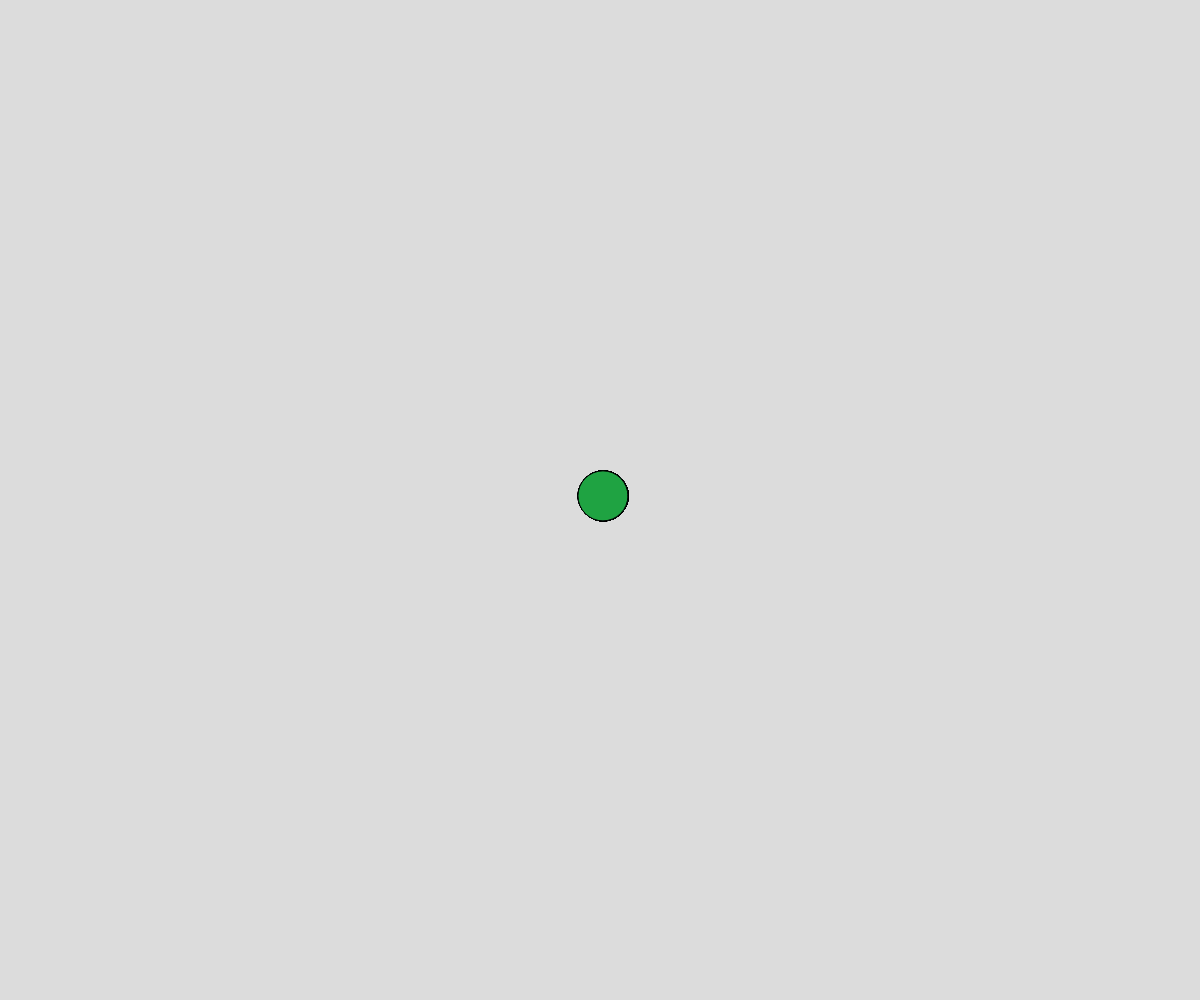
Frame 1 (no input)
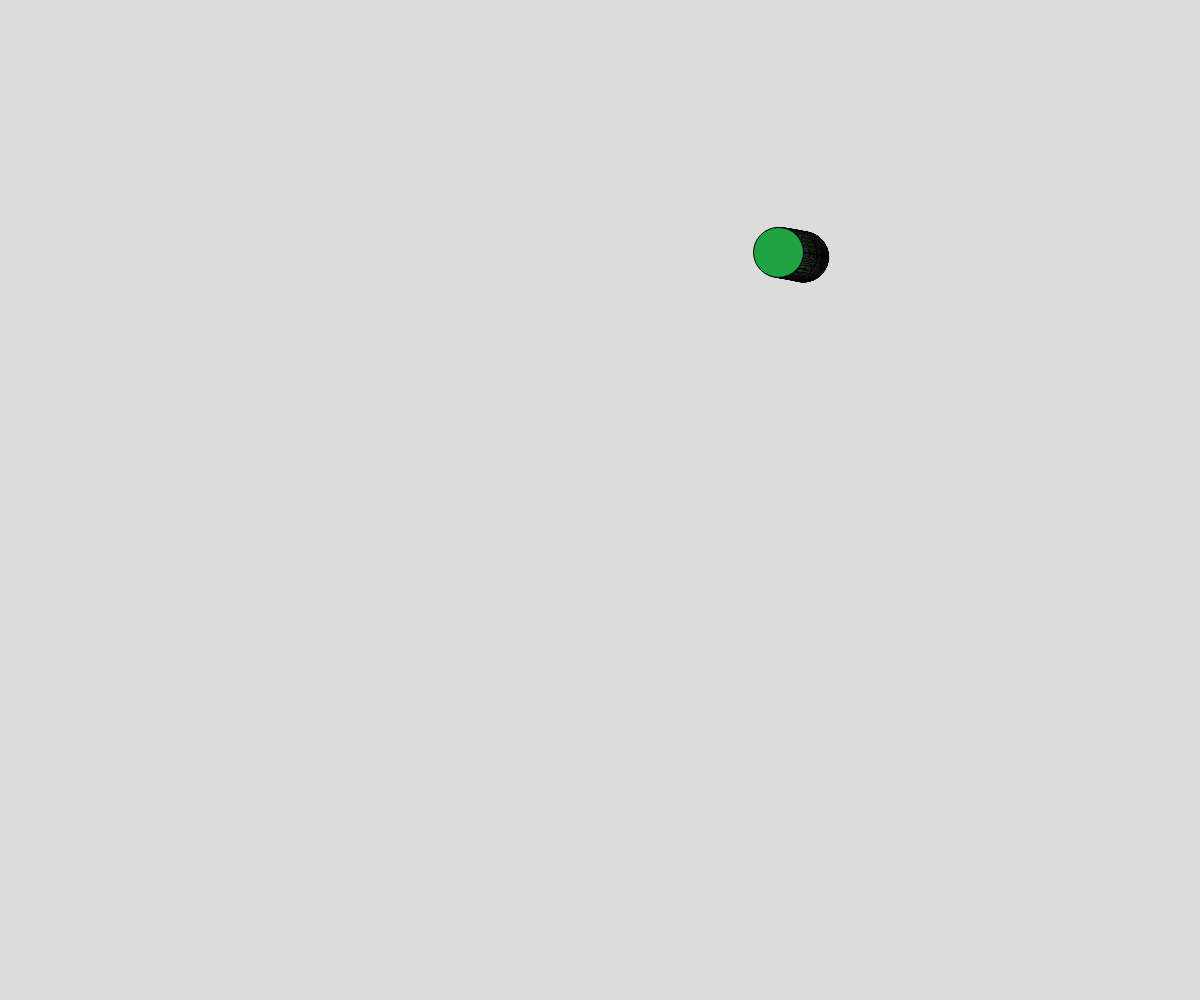
Frame 60 (no input)
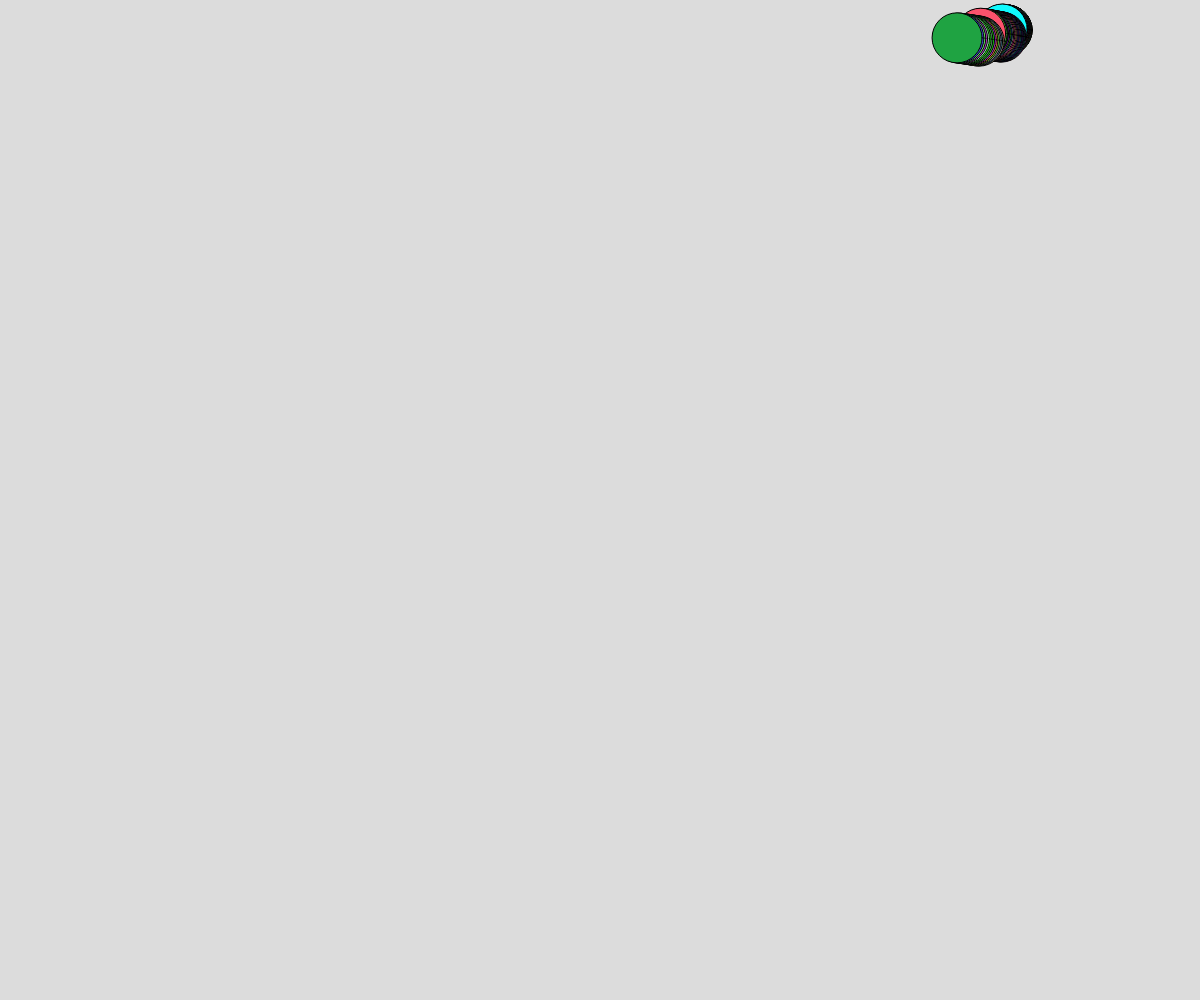
Frame 120 (the mouse pressed at the canvas centre since frame 60)

The p5.js sketch that drew these frames (run headless with seeded random() and noise() and a simulated clock; from frame 60 on, the mouse is pressed at the canvas centre):

// p5.js sketch
// ── sketch.js
let bouncyBalls = [];


function setup() {
  createCanvas(windowWidth, windowHeight);
  for(let i = 0; i < 50; i++) {
    let noiseInput = i/1000;
    let vX = map(noise(noiseInput),0,1,-10,10);
    let vY = map(noise(noiseInput+1e6),0,1,-10,10);
    bouncyBalls.push(new BouncyBall(width/2,height/2,50,vX,vY));
  }
}

function draw() {
  background(220);
  for(i in bouncyBalls) {
    b = bouncyBalls[i];
    b.update();
    b.display();
  }
}

class BouncyBall { 
  constructor(x,y,d,xVel,yVel) {
    this.x = x, this.y = y, this.diameter = d;
    this.xVel = xVel; this.yVel = yVel;
    this.colour = color(random(255),random(255),random(255));
  }

  display() {
    fill(this.colour);
    circle(this.x,this.y,this.diameter);
  }

  update() {
    let r = this.diameter/2;
    this.y += this.yVel;
    this.x += this.xVel;
    if(this.x - r < 0 || this.x + r > width) {
      this.xVel *= -1;
    } 
    if(this.y - r < 0 || this.y + r > height) {
      this.yVel *= -1;
    }
  }
}
